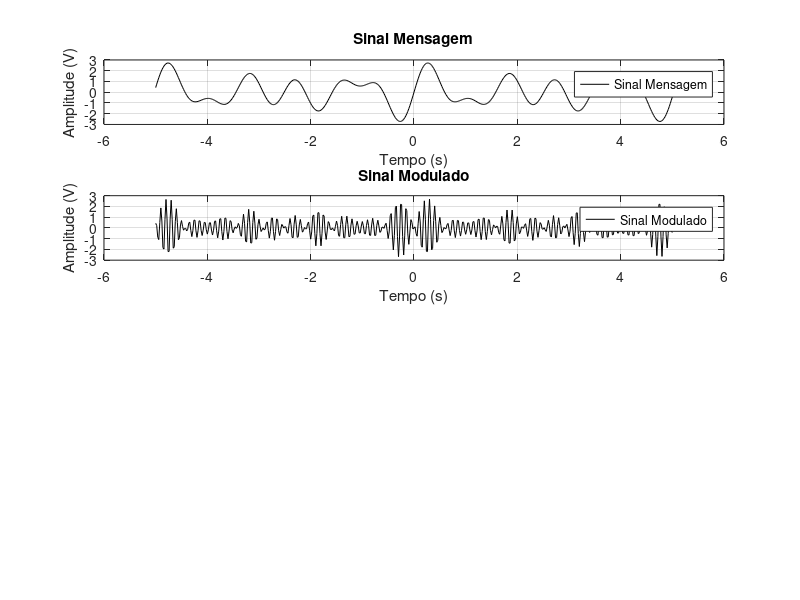

The MATLAB source for this figure: (Note: this script raises an error after producing the figure.)
%% Gerar o Sinal
%clear all
Ac = 1;
T_s = 0.02;     % periodo de amostragem
t = -5:T_s:5;   % instantes em que ocorre a amostragem
f_c = -10;   % frequencia angular da carrier (<1/T_s/4)

% Mensagem
f_m = 5.0;
sinal_mensagem = sin(f_m*t) + sin(1.5*f_m*t) + sin(.75*f_m*t);

f1 = figure;
f2 = figure;

figure(f1)
subplot(4,1,1);
plot(t,sinal_mensagem,'black');
title('Sinal Mensagem');
xlabel('Tempo (s)')
ylabel('Amplitude (V)')
legend('Sinal Mensagem');
grid on

%% AM-DSB-SC - Modulacao

sinal_modulador = cos(2*pi*f_c*t);
s = Ac*sinal_mensagem.*sinal_modulador;

figure(f1)
subplot(4,1,2);
plot(t,s,'black');
title('Sinal Modulado');
xlabel('Tempo (s)')
ylabel('Amplitude (V)')
legend('Sinal Modulado');
grid on
%% AM-DSB-SC - Demodulacao

x = 2*s.*sinal_modulador;
y = lowpass(x, abs(f_c) ,1/T_s,ImpulseResponse="iir",Steepness=0.7);
m = y/Ac;

figure(f1)
subplot(4,1,3);
plot(t,m,'black');
title('Sinal Demodulado');
xlabel('Tempo (s)')
ylabel('Amplitude (V)')
legend('Sinal Demodulado');
grid on

%%
subplot(4,1,4);
plot(t,sinal_mensagem,'blue'); hold on;
plot(t,m,'red'); hold off;
title('Sinal Mensagem vs Sinal Demodulado');
xlabel('Tempo (s)')
ylabel('Amplitude (V)')
%legend('Sinal Demodulado');
grid on

%% AM-DSB-SC - Avaliando no domínio da Frequência
f_s = 1/T_s;
N = length(sinal_mensagem); 
f = (-N/2:N/2-1)*(f_s/N);

X = fft(sinal_mensagem); 
X_mag = abs(fftshift(X))/N; 

figure(f2)
subplot(2,1,1)
plot(f, X_mag);
title('FFT do Sinal Mensagem');
xlabel('Frequência (s^{-1})')
ylabel('Magnitude')


Y = fft(m); 
Y_mag = abs(fftshift(Y))/N; 

figure(f2)
subplot(2,1,2)
plot(f, Y_mag);
title('FFT do Sinal Demodulado');
xlabel('Frequência (s^{-1})')
ylabel('Magnitude')